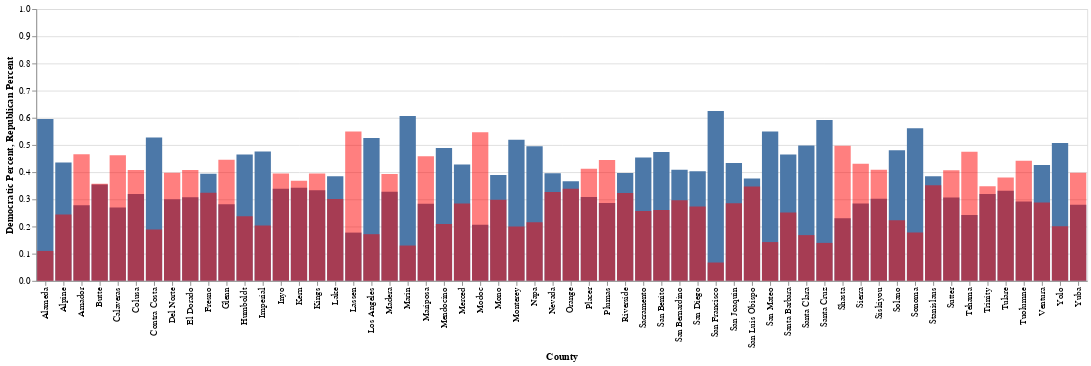

Notebook code for this chart:
### Code cell
# Is there any correlation between political parties and vaccinations by county?
vemunique2 = vaxtidy['County'].unique()
vemunique2

vem_1d_5 = [vaxtidy[vaxtidy['County'] == elem].loc[:, 'Percent of Population with 1+ Dose'].mean() for elem in vemunique2]
vem_1d_5

data2 = {'County' : vemunique2, 'Percent of Population with 1+ Dose' : vem_1d_5}

table2 = pd.DataFrame(data = data2)
table2

vemchart2 = alt.Chart(table2).mark_bar(size = 5).encode(
    x = 'County',
    y = alt.Y('Percent of Population with 1+ Dose',
             scale = alt.Scale(domain = (0,1))),
)
vemchart2

polichart = alt.Chart(politidy).mark_bar().encode(
    x = 'County',
    y = alt.Y('Democratic Percent', scale = alt.Scale(domain=(0,1)))
)
polichart1 = alt.Chart(politidy).mark_bar(opacity = 0.5, color="red").encode(
    x = 'County',
    y = alt.Y('Republican Percent', scale = alt.Scale(domain=(0,1)))
)

polichart + polichart1

### Figure 1 — Vega-Lite specification as saved in the notebook (floating-point values rounded to 4 significant figures)
{"config": {"view": {"continuousWidth": 400, "continuousHeight": 300}}, "layer": [{"mark": "bar", "encoding": {"x": {"type": "nominal", "field": "County"}, "y": {"type": "quantitative", "field": "Democratic Percent", "scale": {"domain": [0, 1]}}}}, {"mark": {"type": "bar", "color": "red", "opacity": 0.5}, "encoding": {"x": {"type": "nominal", "field": "County"}, "y": {"type": "quantitative", "field": "Republican Percent", "scale": {"domain": [0, 1]}}}}], "data": {"name": "data-151e10c44a7dbf82a36d216e903ce362"}, "$schema": "https://vega.github.io/schema/vega-lite/v4.0.2.json", "datasets": {"data-151e10c44a7dbf82a36d216e903ce362": [{"County": "Alameda", "Eligible": 1094829, "Total Registered": 961872, "Democratic": 573201, "Republican": 105931, "Democratic Percent": 0.5959, "Republican Percent": 0.1101}, {"County": "Alpine", "Eligible": 925, "Total Registered": 896, "Democratic": 390, "Republican": 219, "Democratic Percent": 0.4353, "Republican Percent": 0.2444}, {"County": "Amador", "Eligible": 27124, "Total Registered": 25989, "Democratic": 7241, "Republican": 12114, "Democratic Percent": 0.2786, "Republican Percent": 0.4661}, {"County": "Butte", "Eligible": 148972, "Total Registered": 125269, "Democratic": 44399, "Republican": 44754, "Democratic Percent": 0.3544, "Republican Percent": 0.3573}, {"County": "Calaveras", "Eligible": 35958, "Total Registered": 32017, "Democratic": 8628, "Republican": 14799, "Democratic Percent": 0.2695, "Republican Percent": 0.4622}, {"County": "Colusa", "Eligible": 12387, "Total Registered": 9935, "Democratic": 3177, "Republican": 4055, "Democratic Percent": 0.3198, "Republican Percent": 0.4082}, {"County": "Contra Costa", "Eligible": 760001, "Total Registered": 706860, "Democratic": 372741, "Republican": 133348, "Democratic Percent": 0.5273, "Republican Percent": 0.1886}, {"County": "Del Norte", "Eligible": 18570, "Total Registered": 14651, "Democratic": 4399, "Republican": 5828, "Democratic Percent": 0.3003, "Republican Percent": 0.3978}, {"County": "El Dorado", "Eligible": 146339, "Total Registered": 137045, "Democratic": 42197, "Republican": 55908, "Democratic Percent": 0.3079, "Republican Percent": 0.408}, {"County": "Fresno", "Eligible": 609343, "Total Registered": 503629, "Democratic": 198510, "Republican": 163055, "Democratic Percent": 0.3942, "Republican Percent": 0.3238}, {"County": "Glenn", "Eligible": 19415, "Total Registered": 14481, "Democratic": 4078, "Republican": 6449, "Democratic Percent": 0.2816, "Republican Percent": 0.4453}, {"County": "Humboldt", "Eligible": 103256, "Total Registered": 85690, "Democratic": 39842, "Republican": 20357, "Democratic Percent": 0.465, "Republican Percent": 0.2376}, {"County": "Imperial", "Eligible": 100002, "Total Registered": 85975, "Democratic": 40898, "Republican": 17492, "Democratic Percent": 0.4757, "Republican Percent": 0.2035}, {"County": "Inyo", "Eligible": 13717, "Total Registered": 11157, "Democratic": 3776, "Republican": 4403, "Democratic Percent": 0.3384, "Republican Percent": 0.3946}, {"County": "Kern", "Eligible": 536741, "Total Registered": 437846, "Democratic": 149817, "Republican": 161088, "Democratic Percent": 0.3422, "Republican Percent": 0.3679}, {"County": "Kings", "Eligible": 84263, "Total Registered": 61069, "Democratic": 20333, "Republican": 24101, "Democratic Percent": 0.333, "Republican Percent": 0.3947}, {"County": "Lake", "Eligible": 48382, "Total Registered": 38040, "Democratic": 14624, "Republican": 11460, "Democratic Percent": 0.3844, "Republican Percent": 0.3013}, {"County": "Lassen", "Eligible": 17287, "Total Registered": 15657, "Democratic": 2780, "Republican": 8611, "Democratic Percent": 0.1776, "Republican Percent": 0.55}, {"County": "Los Angeles", "Eligible": 6145215, "Total Registered": 5793929, "Democratic": 3043535, "Republican": 995112, "Democratic Percent": 0.5253, "Republican Percent": 0.1718}, {"County": "Madera", "Eligible": 90338, "Total Registered": 69400, "Democratic": 22775, "Republican": 27268, "Democratic Percent": 0.3282, "Republican Percent": 0.3929}, {"County": "Marin", "Eligible": 180125, "Total Registered": 175217, "Democratic": 106207, "Republican": 22776, "Democratic Percent": 0.6061, "Republican Percent": 0.13}, {"County": "Mariposa", "Eligible": 14897, "Total Registered": 12037, "Democratic": 3410, "Republican": 5516, "Democratic Percent": 0.2833, "Republican Percent": 0.4583}, {"County": "Mendocino", "Eligible": 63098, "Total Registered": 54505, "Democratic": 26648, "Republican": 11387, "Democratic Percent": 0.4889, "Republican Percent": 0.2089}, {"County": "Merced", "Eligible": 162849, "Total Registered": 121008, "Democratic": 51854, "Republican": 34496, "Democratic Percent": 0.4285, "Republican Percent": 0.2851}, {"County": "Modoc", "Eligible": 7284, "Total Registered": 5284, "Democratic": 1093, "Republican": 2887, "Democratic Percent": 0.2069, "Republican Percent": 0.5464}, {"County": "Mono", "Eligible": 9221, "Total Registered": 7949, "Democratic": 3099, "Republican": 2371, "Democratic Percent": 0.3899, "Republican Percent": 0.2983}, {"County": "Monterey", "Eligible": 245119, "Total Registered": 209831, "Democratic": 108916, "Republican": 42018, "Democratic Percent": 0.5191, "Republican Percent": 0.2002}, {"County": "Napa", "Eligible": 90640, "Total Registered": 84885, "Democratic": 42022, "Republican": 18302, "Democratic Percent": 0.495, "Republican Percent": 0.2156}, {"County": "Nevada", "Eligible": 77733, "Total Registered": 74765, "Democratic": 29590, "Republican": 24458, "Democratic Percent": 0.3958, "Republican Percent": 0.3271}, {"County": "Orange", "Eligible": 2003744, "Total Registered": 1796386, "Democratic": 657824, "Republican": 608946, "Democratic Percent": 0.3662, "Republican Percent": 0.339}, {"County": "Placer", "Eligible": 289313, "Total Registered": 273497, "Democratic": 84334, "Republican": 112727, "Democratic Percent": 0.3084, "Republican Percent": 0.4122}, {"County": "Plumas", "Eligible": 14778, "Total Registered": 13930, "Democratic": 3993, "Republican": 6188, "Democratic Percent": 0.2866, "Republican Percent": 0.4442}, {"County": "Riverside", "Eligible": 1500400, "Total Registered": 1273765, "Democratic": 505690, "Republican": 411382, "Democratic Percent": 0.397, "Republican Percent": 0.323}, {"County": "Sacramento", "Eligible": 1035861, "Total Registered": 863391, "Democratic": 391730, "Republican": 221686, "Democratic Percent": 0.4537, "Republican Percent": 0.2568}, {"County": "San Benito", "Eligible": 37895, "Total Registered": 36434, "Democratic": 17273, "Republican": 9504, "Democratic Percent": 0.4741, "Republican Percent": 0.2609}, {"County": "San Bernardino", "Eligible": 1338104, "Total Registered": 1128009, "Democratic": 460937, "Republican": 334397, "Democratic Percent": 0.4086, "Republican Percent": 0.2964}, {"County": "San Diego", "Eligible": 2218673, "Total Registered": 1959425, "Democratic": 790045, "Republican": 536915, "Democratic Percent": 0.4032, "Republican Percent": 0.274}, {"County": "San Francisco", "Eligible": 671063, "Total Registered": 513247, "Democratic": 320755, "Republican": 34622, "Democratic Percent": 0.625, "Republican Percent": 0.06746}, {"County": "San Joaquin", "Eligible": 469771, "Total Registered": 376125, "Democratic": 162928, "Republican": 107258, "Democratic Percent": 0.4332, "Republican Percent": 0.2852}, {"County": "San Luis Obispo", "Eligible": 207146, "Total Registered": 184051, "Democratic": 69270, "Republican": 63894, "Democratic Percent": 0.3764, "Republican Percent": 0.3472}, {"County": "San Mateo", "Eligible": 504606, "Total Registered": 443026, "Democratic": 243253, "Republican": 63242, "Democratic Percent": 0.5491, "Republican Percent": 0.1428}, {"County": "Santa Barbara", "Eligible": 292363, "Total Registered": 238386, "Democratic": 110773, "Republican": 59969, "Democratic Percent": 0.4647, "Republican Percent": 0.2516}, {"County": "Santa Clara", "Eligible": 1208631, "Total Registered": 1011161, "Democratic": 503832, "Republican": 170252, "Democratic Percent": 0.4983, "Republican Percent": 0.1684}, {"County": "Santa Cruz", "Eligible": 184968, "Total Registered": 169914, "Democratic": 100539, "Republican": 23736, "Democratic Percent": 0.5917, "Republican Percent": 0.1397}, {"County": "Shasta", "Eligible": 134343, "Total Registered": 112287, "Democratic": 25912, "Republican": 55858, "Democratic Percent": 0.2308, "Republican Percent": 0.4975}, {"County": "Sierra", "Eligible": 2607, "Total Registered": 2270, "Democratic": 646, "Republican": 979, "Democratic Percent": 0.2846, "Republican Percent": 0.4313}, {"County": "Siskiyou", "Eligible": 34379, "Total Registered": 29552, "Democratic": 8930, "Republican": 12076, "Democratic Percent": 0.3022, "Republican Percent": 0.4086}, {"County": "Solano", "Eligible": 295472, "Total Registered": 262507, "Democratic": 126175, "Republican": 58442, "Democratic Percent": 0.4807, "Republican Percent": 0.2226}, {"County": "Sonoma", "Eligible": 339897, "Total Registered": 302947, "Democratic": 170148, "Republican": 53925, "Democratic Percent": 0.5616, "Republican Percent": 0.178}, {"County": "Stanislaus", "Eligible": 348205, "Total Registered": 282601, "Democratic": 108839, "Republican": 99505, "Democratic Percent": 0.3851, "Republican Percent": 0.3521}, {"County": "Sutter", "Eligible": 61318, "Total Registered": 52530, "Democratic": 16123, "Republican": 21397, "Democratic Percent": 0.3069, "Republican Percent": 0.4073}, {"County": "Tehama", "Eligible": 45056, "Total Registered": 37363, "Democratic": 9052, "Republican": 17731, "Democratic Percent": 0.2423, "Republican Percent": 0.4746}, {"County": "Trinity", "Eligible": 11153, "Total Registered": 8046, "Democratic": 2573, "Republican": 2800, "Democratic Percent": 0.3198, "Republican Percent": 0.348}, {"County": "Tulare", "Eligible": 269016, "Total Registered": 202825, "Democratic": 67325, "Republican": 77175, "Democratic Percent": 0.3319, "Republican Percent": 0.3805}, {"County": "Tuolumne", "Eligible": 42893, "Total Registered": 35530, "Democratic": 10388, "Republican": 15711, "Democratic Percent": 0.2924, "Republican Percent": 0.4422}, {"County": "Ventura", "Eligible": 537205, "Total Registered": 507263, "Democratic": 216239, "Republican": 146210, "Democratic Percent": 0.4263, "Republican Percent": 0.2882}, {"County": "Yolo", "Eligible": 151366, "Total Registered": 120515, "Democratic": 61107, "Republican": 24213, "Democratic Percent": 0.507, "Republican Percent": 0.2009}, {"County": "Yuba", "Eligible": 52325, "Total Registered": 40433, "Democratic": 11331, "Republican": 16074, "Democratic Percent": 0.2802, "Republican Percent": 0.3975}]}}
